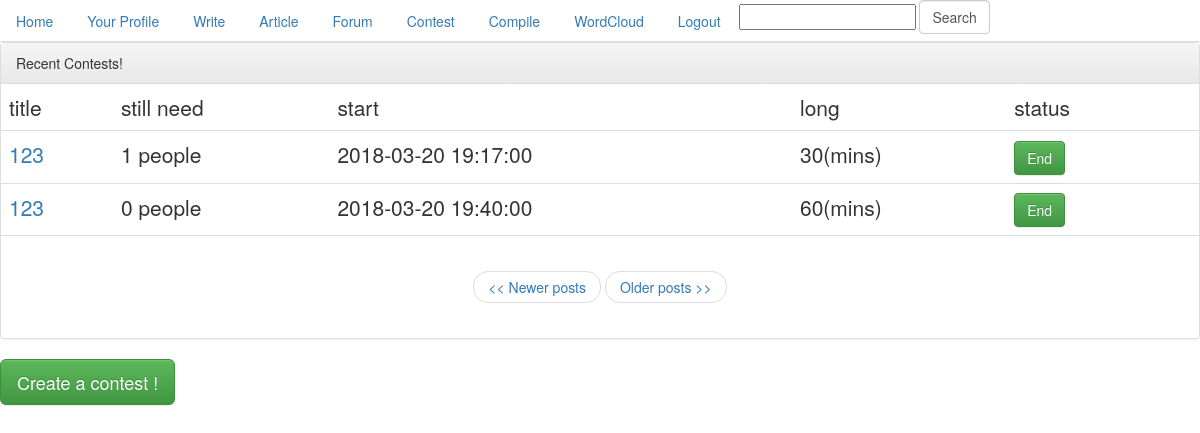
/contest (signed in), run on an earlier commit of the app's database.
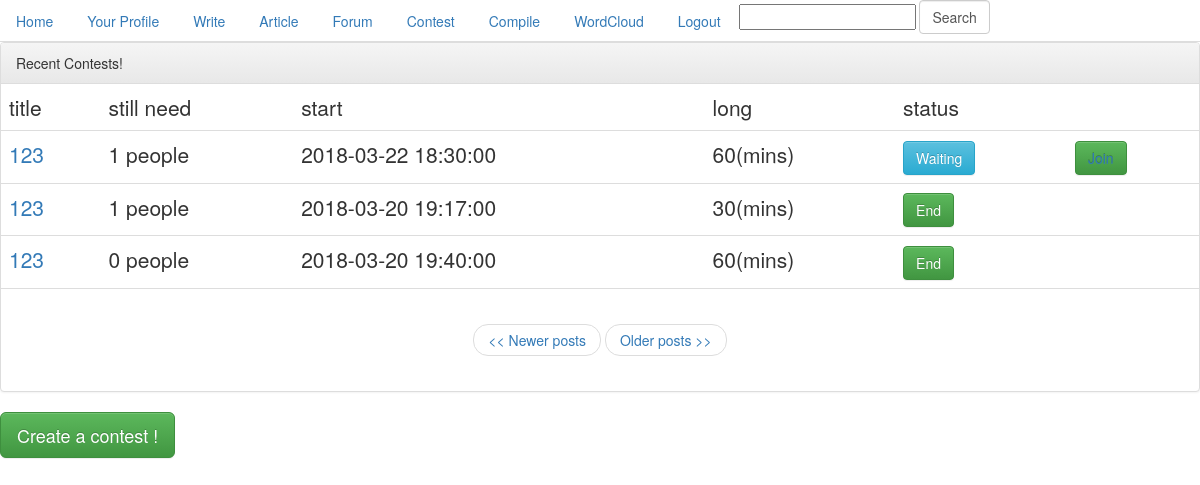
And on a later commit of the database.
### app/models.py (models this page shows)
class Game(db.Model):
    id = db.Column(db.Integer, primary_key=True)
    problem_title = db.Column(db.String(140))
    problem_description = db.Column(db.String(1400))
    timestamp = db.Column(db.DateTime)
    start_time = db.Column(db.DateTime)
    end_time = db.Column(db.DateTime)
    long_time = db.Column(db.Integer)
    attend_person = db.Column(db.Integer)
    max_person = db.Column(db.Integer)
    attenders = db.relationship('User', secondary=AttendGame,
                                backref=db.backref('games', lazy='dynamic'))

### app/views.py (the view, shortened to what this page needs)
@app.route('/contest', methods=['POST', 'GET'])
@app.route('/contest/<int:page>')
@login_required
def contest(page=1):
    form = Contest()
    games = Game.query.order_by(Game.timestamp.desc()).paginate(page, POSTS_PER_PAGE, False)
    return render_template('contest.html',
                           form=form,
                           games=games, datetime=datetime)

### app/forms.py
class SearchForm(Form):
    search = StringField('search', validators=[DataRequired()])

class Contest(Form):
    title = StringField('title', validators=[DataRequired()])
    body = TextAreaField('body', validators=[DataRequired()])
    st = DateTimeField('st', validators=[DataRequired()])
    choices1 = [('1', '30'), ('2', '60')]
    lt = SelectField('lt', choices=choices1)
    choices2 = [('1', '2'), ('2', '3')]
    mp = SelectField('mp', choices=choices2)

### app/views.py (called while the page is built)
@app.before_request
def before_request():
    g.user = current_user
    g.search_form = SearchForm()
    if g.user.is_authenticated:
        g.user.last_seen = datetime.utcnow()
        db.session.add(g.user)
        db.session.commit()

@lm.user_loader
def load_user(id):
    return User.query.get(int(id))

### app/templates/contest.html (shortened to what this page needs)
{% extends "base.html" %}
{% block content %}
<div class="panel panel-default">
    <div class="panel-heading">Recent Contests!</div>
    <table class="table">
        <tr class="lead">
            <td>title</td>
            <td>still need</td>
            <td>start</td>
            <td>long</td>
            <td>status</td>
        </tr>
        {% for c in games.items %}
            {% include 'game.html' %}
        {% endfor %}
    </table>
    <div class="panel-body">
        <nav>
            <ul class="pager">
                {% if games.has_prev %}<li><a href="{{ url_for('contest', page = games.prev_num) }}"><< Newer posts</a></li>{% else %}<li><a href="#"><< Newer posts</a></li>{% endif %}
                {% if games.has_next %}<li><a href="{{ url_for('contest', page = games.next_num) }}">Older posts >></a></li>{% else %}<li><a href="#">Older posts >></a></li>{% endif %}
            </ul>
        </nav>
    </div>
</div>
<button type="button" class="btn btn-success btn-lg" data-toggle="modal" data-target="#myModal">
    Create a contest !
</button>
{% endblock %}

### app/templates/game.html
<tr class="lead">
    <td><a href="{{ url_for('contest_detail', title=c.problem_title, gid = c.id) }}">{{ c.problem_title }}</a></td>
    <td>{{ c.max_person - c.attend_person}} people</td>
    <td>{{ c.start_time }}</td>
    <td>{{ c.long_time }}(mins)</td>
    <td>
        {% if datetime.now() > c.end_time %}
            <button type="button" class="btn btn-success">End</button>
        {% elif datetime.now() < c.start_time %}
            <button type="button" class="btn btn-info">Waiting</button>
        {% else %}
            <button type="button" class="btn btn-danger">Running</button>
        {% endif %}
    </td>
    <td>
        {% if datetime.now() < c.start_time and (c.max_person - c.attend_person) > 0 %}
            <button class="btn btn-success" id="join"><a href="{{url_for('handle_join', gid=c.id)}}">Join</a></button>
        {% endif %}
    </td>
</tr>

What changed in the data, as far as the page shows it:
added Game: problem_title "123", c.max_person-c.attend_person "1", start_time "2018-03-22 18:30:00", long_time "60", shows "Waiting"
